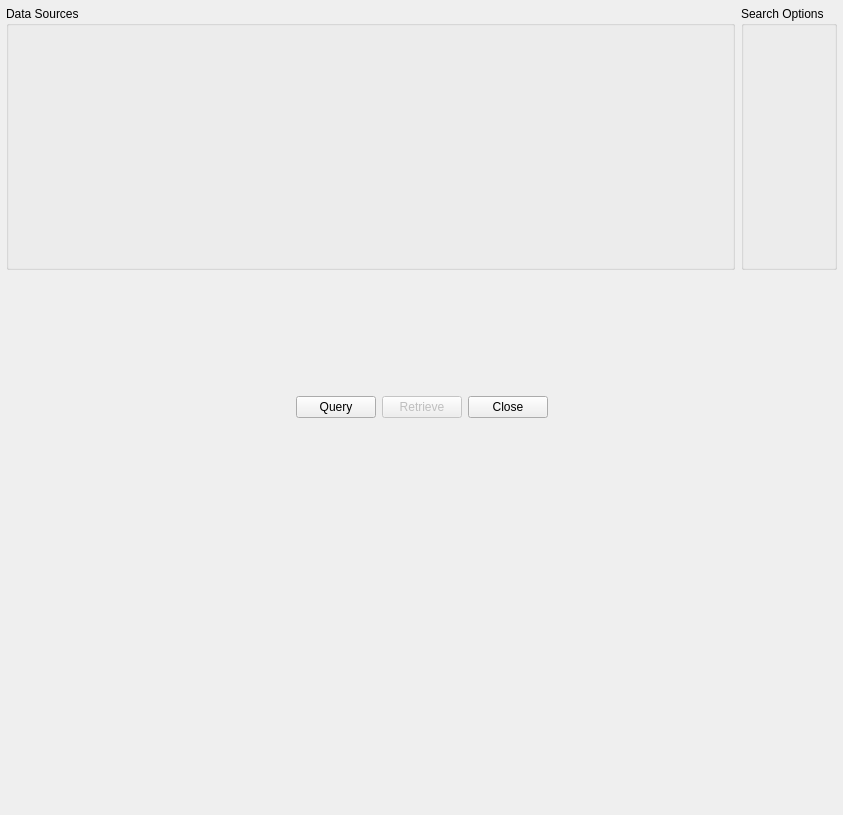
<?xml version="1.0" encoding="UTF-8"?>
<ui version="4.0">
 <class>ctkDICOMQueryRetrieveWidget</class>
 <widget class="QWidget" name="ctkDICOMQueryRetrieveWidget">
  <property name="geometry">
   <rect>
    <x>0</x>
    <y>0</y>
    <width>843</width>
    <height>815</height>
   </rect>
  </property>
  <property name="windowTitle">
   <string>DICOM Query/Retrieve</string>
  </property>
  <layout class="QVBoxLayout" name="verticalLayout">
   <property name="leftMargin">
    <number>6</number>
   </property>
   <property name="topMargin">
    <number>6</number>
   </property>
   <property name="rightMargin">
    <number>6</number>
   </property>
   <property name="bottomMargin">
    <number>6</number>
   </property>
   <item>
    <widget class="QFrame" name="frame">
     <property name="frameShape">
      <enum>QFrame::NoFrame</enum>
     </property>
     <property name="frameShadow">
      <enum>QFrame::Plain</enum>
     </property>
     <layout class="QHBoxLayout" name="horizontalLayout" stretch="1,0">
      <property name="leftMargin">
       <number>0</number>
      </property>
      <property name="topMargin">
       <number>0</number>
      </property>
      <property name="rightMargin">
       <number>0</number>
      </property>
      <property name="bottomMargin">
       <number>0</number>
      </property>
      <item>
       <widget class="QGroupBox" name="groupBox">
        <property name="title">
         <string>Data Sources</string>
        </property>
        <property name="flat">
         <bool>true</bool>
        </property>
        <layout class="QVBoxLayout" name="verticalLayout_2">
         <property name="leftMargin">
          <number>0</number>
         </property>
         <property name="topMargin">
          <number>0</number>
         </property>
         <property name="rightMargin">
          <number>0</number>
         </property>
         <property name="bottomMargin">
          <number>0</number>
         </property>
         <item>
          <widget class="ctkDICOMServerNodeWidget" name="ServerNodeWidget" native="true">
           <property name="minimumSize">
            <size>
             <width>300</width>
             <height>200</height>
            </size>
           </property>
          </widget>
         </item>
        </layout>
       </widget>
      </item>
      <item>
       <widget class="QGroupBox" name="groupBox_2">
        <property name="title">
         <string>Search Options</string>
        </property>
        <property name="flat">
         <bool>true</bool>
        </property>
        <layout class="QVBoxLayout" name="verticalLayout_4">
         <property name="leftMargin">
          <number>0</number>
         </property>
         <property name="topMargin">
          <number>0</number>
         </property>
         <property name="rightMargin">
          <number>0</number>
         </property>
         <property name="bottomMargin">
          <number>0</number>
         </property>
         <item>
          <widget class="ctkDICOMQueryWidget" name="QueryWidget" native="true"/>
         </item>
        </layout>
       </widget>
      </item>
     </layout>
    </widget>
   </item>
   <item>
    <widget class="QWidget" name="commandFrame" native="true">
     <layout class="QHBoxLayout" name="horizontalLayout_4">
      <property name="leftMargin">
       <number>0</number>
      </property>
      <property name="topMargin">
       <number>0</number>
      </property>
      <property name="rightMargin">
       <number>0</number>
      </property>
      <property name="bottomMargin">
       <number>0</number>
      </property>
      <item>
       <spacer name="horizontalSpacer">
        <property name="orientation">
         <enum>Qt::Horizontal</enum>
        </property>
        <property name="sizeHint" stdset="0">
         <size>
          <width>90</width>
          <height>20</height>
         </size>
        </property>
       </spacer>
      </item>
      <item>
       <widget class="QPushButton" name="QueryButton">
        <property name="text">
         <string>Query</string>
        </property>
       </widget>
      </item>
      <item>
       <widget class="QPushButton" name="RetrieveButton">
        <property name="enabled">
         <bool>false</bool>
        </property>
        <property name="text">
         <string>Retrieve</string>
        </property>
       </widget>
      </item>
      <item>
       <widget class="QPushButton" name="CancelButton">
        <property name="text">
         <string>Close</string>
        </property>
       </widget>
      </item>
      <item>
       <spacer name="horizontalSpacer_2">
        <property name="orientation">
         <enum>Qt::Horizontal</enum>
        </property>
        <property name="sizeHint" stdset="0">
         <size>
          <width>90</width>
          <height>20</height>
         </size>
        </property>
       </spacer>
      </item>
     </layout>
    </widget>
   </item>
   <item>
    <widget class="ctkDICOMTableManager" name="dicomTableManager" native="true"/>
   </item>
  </layout>
 </widget>
 <customwidgets>
  <customwidget>
   <class>ctkDICOMTableManager</class>
   <extends>QWidget</extends>
   <header>ctkDICOMTableManager.h</header>
   <container>1</container>
  </customwidget>
  <customwidget>
   <class>ctkDICOMQueryWidget</class>
   <extends>QWidget</extends>
   <header>ctkDICOMQueryWidget.h</header>
   <container>1</container>
  </customwidget>
  <customwidget>
   <class>ctkDICOMServerNodeWidget</class>
   <extends>QWidget</extends>
   <header>ctkDICOMServerNodeWidget.h</header>
   <container>1</container>
  </customwidget>
 </customwidgets>
 <resources/>
 <connections/>
</ui>
